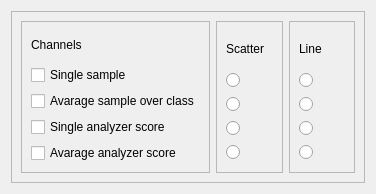
<?xml version="1.0" encoding="UTF-8"?>
<ui version="4.0">
 <class>Form</class>
 <widget class="QWidget" name="Form">
  <property name="geometry">
   <rect>
    <x>0</x>
    <y>0</y>
    <width>376</width>
    <height>194</height>
   </rect>
  </property>
  <property name="windowTitle">
   <string>Form</string>
  </property>
  <layout class="QGridLayout" name="gridLayout_5">
   <item row="0" column="0">
    <widget class="QFrame" name="baseFrame">
     <property name="frameShape">
      <enum>QFrame::StyledPanel</enum>
     </property>
     <property name="frameShadow">
      <enum>QFrame::Raised</enum>
     </property>
     <layout class="QGridLayout" name="gridLayout">
      <item row="0" column="0">
       <widget class="QFrame" name="channelsFrame">
        <property name="frameShape">
         <enum>QFrame::StyledPanel</enum>
        </property>
        <property name="frameShadow">
         <enum>QFrame::Raised</enum>
        </property>
        <layout class="QGridLayout" name="gridLayout_2">
         <item row="0" column="0">
          <widget class="QLabel" name="channelsTitle">
           <property name="maximumSize">
            <size>
             <width>16777215</width>
             <height>30</height>
            </size>
           </property>
           <property name="text">
            <string>Channels</string>
           </property>
          </widget>
         </item>
         <item row="1" column="0">
          <widget class="QCheckBox" name="singleSampleCheckbox">
           <property name="text">
            <string>Single sample</string>
           </property>
          </widget>
         </item>
         <item row="2" column="0">
          <widget class="QCheckBox" name="averageSampleCheckbox">
           <property name="text">
            <string>Avarage sample over class</string>
           </property>
          </widget>
         </item>
         <item row="3" column="0">
          <widget class="QCheckBox" name="singleAnalyzerCheckbox">
           <property name="text">
            <string>Single analyzer score</string>
           </property>
          </widget>
         </item>
         <item row="4" column="0">
          <widget class="QCheckBox" name="averageAnalyzerCheckbox">
           <property name="text">
            <string>Avarage analyzer score</string>
           </property>
          </widget>
         </item>
        </layout>
       </widget>
      </item>
      <item row="0" column="1">
       <widget class="QFrame" name="scatterFrame">
        <property name="frameShape">
         <enum>QFrame::StyledPanel</enum>
        </property>
        <property name="frameShadow">
         <enum>QFrame::Raised</enum>
        </property>
        <layout class="QGridLayout" name="gridLayout_3">
         <item row="0" column="0">
          <widget class="QLabel" name="scatterTitle">
           <property name="maximumSize">
            <size>
             <width>16777215</width>
             <height>30</height>
            </size>
           </property>
           <property name="text">
            <string>Scatter</string>
           </property>
          </widget>
         </item>
         <item row="1" column="0">
          <widget class="QRadioButton" name="singleSampleScatterRadio">
           <property name="text">
            <string/>
           </property>
          </widget>
         </item>
         <item row="2" column="0">
          <widget class="QRadioButton" name="averageSampleScatterRadio">
           <property name="text">
            <string/>
           </property>
          </widget>
         </item>
         <item row="3" column="0">
          <widget class="QRadioButton" name="singleAnalyzerScatterRadio">
           <property name="text">
            <string/>
           </property>
          </widget>
         </item>
         <item row="4" column="0">
          <widget class="QRadioButton" name="averageAnalyzerScatterRadio">
           <property name="text">
            <string/>
           </property>
          </widget>
         </item>
        </layout>
       </widget>
      </item>
      <item row="0" column="2">
       <widget class="QFrame" name="LineFrame">
        <property name="frameShape">
         <enum>QFrame::StyledPanel</enum>
        </property>
        <property name="frameShadow">
         <enum>QFrame::Raised</enum>
        </property>
        <layout class="QGridLayout" name="gridLayout_4">
         <item row="0" column="0">
          <widget class="QLabel" name="linetitle">
           <property name="maximumSize">
            <size>
             <width>16777215</width>
             <height>30</height>
            </size>
           </property>
           <property name="text">
            <string>Line</string>
           </property>
          </widget>
         </item>
         <item row="1" column="0">
          <widget class="QRadioButton" name="singleSampleLineRadio">
           <property name="text">
            <string/>
           </property>
          </widget>
         </item>
         <item row="2" column="0">
          <widget class="QRadioButton" name="averageSampleLineRadio">
           <property name="text">
            <string/>
           </property>
          </widget>
         </item>
         <item row="3" column="0">
          <widget class="QRadioButton" name="singleAnalyzerLineRadio">
           <property name="text">
            <string/>
           </property>
          </widget>
         </item>
         <item row="4" column="0">
          <widget class="QRadioButton" name="averageAnalyzerLineRadio">
           <property name="text">
            <string/>
           </property>
          </widget>
         </item>
        </layout>
       </widget>
      </item>
     </layout>
    </widget>
   </item>
  </layout>
 </widget>
 <resources/>
 <connections/>
</ui>
